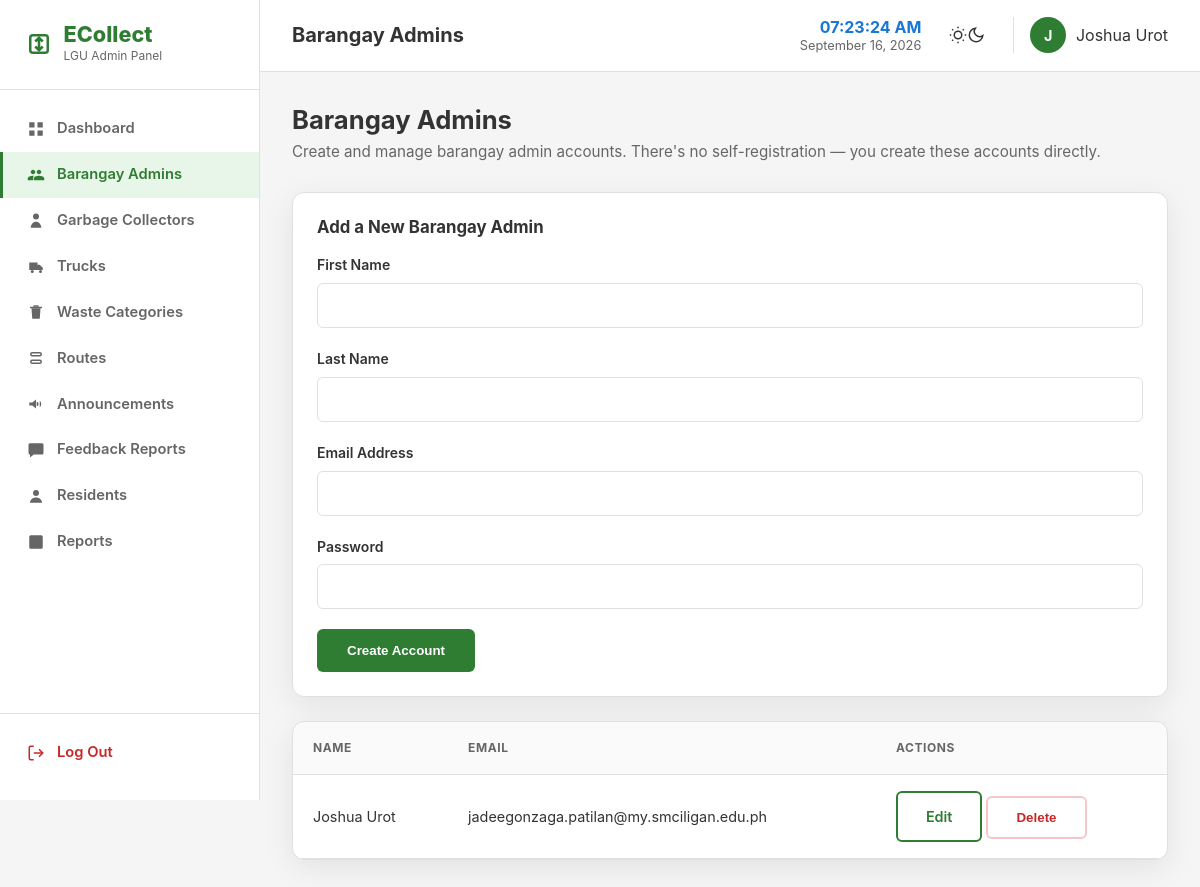
Screenshot of /users/lgu_admin/barangay-admins.php (signed in) with the database file from the repository.
### tables this page shows
CREATE TABLE `lgu_admin` (
  `lgu_admin_id` int(11) NOT NULL,
  `email` varchar(100) NOT NULL,
  `password` varchar(255) NOT NULL,
  `first_name` varchar(50) DEFAULT NULL,
  `last_name` varchar(50) DEFAULT NULL
);

CREATE TABLE `barangay_admin` (
  `barangay_admin_id` int(11) NOT NULL,
  `firstname` varchar(100) DEFAULT NULL,
  `lastname` varchar(100) DEFAULT NULL,
  `email` varchar(150) DEFAULT NULL,
  `password` varchar(255) DEFAULT NULL
);

### users/lgu_admin/includes/auth.php (called while the page is built, shortened)
<?php
require_once __DIR__ . '/../../../db.php';
$adminId    = $_SESSION['lgu_admin_id'];
$stmt = $conn->prepare("
    SELECT first_name, last_name, email
    FROM lgu_admin
    WHERE lgu_admin_id = ?
    LIMIT 1
");
$stmt->bind_param('i', $adminId);
$stmt->execute();
$admin = $stmt->get_result()->fetch_assoc();
if ($admin) {
    $adminName  = trim($admin['first_name'] . ' ' . $admin['last_name']);
}

### users/lgu_admin/barangay-admins.php (the view, shortened to what this page needs)
<?php
$pageTitle  = 'Barangay Admins';
$activePage = 'barangayadmins';
include 'includes/auth.php';
$list = $conn->query('SELECT * FROM barangay_admin ORDER BY lastname, firstname');
$editing = null;
include 'includes/layout_top.php';
?>
<div class="content-header">
    <div>
        <h2>Barangay Admins</h2>
        <p>Create and manage barangay admin accounts. There's no self-registration &mdash; you create these accounts directly.</p>
    </div>
</div>
<div class="panel" style="margin-bottom:1.5rem;">
    <div class="panel-header">
        <h3><?= $editing ? 'Edit Barangay Admin' : 'Add a New Barangay Admin' ?></h3>
    </div>
    <form method="POST" action="barangay-admins.php">
        <div class="form-group">
            <label>First Name</label>
            <input type="text" name="firstname" class="form-control" value="<?= htmlspecialchars($editing['firstname'] ?? '') ?>" required>
        </div>
        <div class="form-group">
            <label>Last Name</label>
            <input type="text" name="lastname" class="form-control" value="<?= htmlspecialchars($editing['lastname'] ?? '') ?>" required>
        </div>
        <div class="form-group">
            <label>Email Address</label>
            <input type="email" name="email" class="form-control" value="<?= htmlspecialchars($editing['email'] ?? '') ?>" required>
        </div>
        <div class="form-group">
            <label>Password <?= $editing ? '(leave blank to keep current password)' : '' ?></label>
            <input type="password" name="password" class="form-control" <?= $editing ? '' : 'required' ?>>
        </div>
        <button type="submit" class="btn btn-primary"><?= $editing ? 'Update Account' : 'Create Account' ?></button>
    </form>
</div>
<div class="admin-table-wrap">
    <table class="admin-table">
        <thead><tr><th>Name</th><th>Email</th><th>Actions</th></tr></thead>
        <tbody>
            <?php if ($list->num_rows === 0): ?>
                <tr><td colspan="3">No barangay admins yet. Add one above.</td></tr>
            <?php else: while ($row = $list->fetch_assoc()): ?>
                <tr>
                    <td><?= htmlspecialchars($row['firstname'] . ' ' . $row['lastname']) ?></td>
                    <td><?= htmlspecialchars($row['email']) ?></td>
                    <td>
                        <a href="barangay-admins.php?edit=<?= (int) $row['barangay_admin_id'] ?>" class="btn btn-outline btn-sm">Edit</a>
                        <form method="POST" action="barangay-admins.php" style="display:inline;" onsubmit="return confirm('Delete this account?');">
                            <button type="submit" class="btn btn-outline btn-sm" style="color:#c62828;border-color:#f5c6cb;">Delete</button>
                        </form>
                    </td>
                </tr>
            <?php endwhile; endif; ?>
        </tbody>
    </table>
</div>
<?php include 'includes/layout_bottom.php'; ?>

### users/lgu_admin/includes/layout_top.php (shortened to what this page needs)
<!DOCTYPE html>
<html lang="en" data-theme="light">
<head>
    <link rel="stylesheet" href="../../assets/css/styles.css">
    <link rel="stylesheet" href="../../assets/css/admin.css">
</head>
<body class="admin-body">
<?php include __DIR__ . '/sidebar.php'; ?>
<div class="admin-main">
    <header class="admin-topbar">
        <div class="topbar-left">
            <h1 class="topbar-title">
                <?= htmlspecialchars($pageTitle) ?>
            </h1>
        </div>
        <div class="topbar-right">
            <div class="topbar-clock-wrap">
                <span id="clock" class="digital-clock">
                </span>
                <span class="header-date">
                    <?= date('F d, Y'); ?>
                </span>
            </div>
            <button
                id="adminThemeToggle"
                class="btn-icon"
                aria-label="Toggle dark mode"
            >
                <svg
                    class="moon-icon"
                    viewBox="0 0 24 24"
                    width="18"
                    height="18"
                    fill="none"
                    stroke="currentColor"
                    stroke-width="2"
                >
                    <path d="M21 12.79A9 9 0 1 1 11.21 3 7 7 0 0 0 21 12.79z"/>
                </svg>
            </button>
            <div class="admin-profile">
                <div class="admin-avatar">
                    <?= htmlspecialchars(
                        strtoupper(
                            substr($adminName ?: $adminEmail, 0, 1)
                        )
                    ) ?>
                </div>
                <span class="admin-name">
                    <?= htmlspecialchars($adminName ?: $adminEmail) ?>
                </span>
            </div>
        </div>
    </header>
    <main class="admin-content">

### users/lgu_admin/includes/sidebar.php (shortened to what this page needs)
<?php
$navItems = [
    'dashboard'      => ['Dashboard', 'dashboard.php'],
    'barangayadmins' => ['Barangay Admins', 'barangay-admins.php'],
    'collectors'     => ['Garbage Collectors', 'collectors.php'],
    'trucks'         => ['Trucks', 'trucks.php'],
    'waste'          => ['Waste Categories', 'waste-categories.php'],
    'routes'         => ['Routes', 'routes.php'],
    'announcements'  => ['Announcements', 'announcements.php'],
    'feedback'       => ['Feedback Reports', 'feedback.php'],
    'residents'      => ['Residents', 'residents.php'],
    'reports'        => ['Reports', 'reports.php'],
];
?>
<aside class="admin-sidebar" id="adminSidebar">
    <div class="sidebar-brand">
        <a href="dashboard.php" class="logo">
            <svg viewBox="0 0 24 24" width="30" height="30"
                 fill="none" stroke="currentColor" stroke-width="2">
                <path d="M7 19a2 2 0 0 1-2-2V7a2 2 0 0 1 2-2h10a2 2 0 0 1 2 2v10a2 2 0 0 1-2 2H7z" />
                <path d="M12 7v10M9 10l3-3 3 3M9 14l3 3 3-3" />
            </svg>
            <div class="logo-text">
                <span class="brand-name">
                    <?= defined('SITE_NAME') ? SITE_NAME : 'ECollect'; ?>
                </span>
                <span class="brand-sub">LGU Admin Panel</span>
            </div>
        </a>
    </div>
    <nav class="sidebar-nav">
        <div class="sidebar-group">
            <ul>
                <?php foreach ($navItems as $key => $item): ?>
                    <li>
                        <a
                            href="<?= htmlspecialchars($item[1]) ?>"
                            class="sidebar-link<?= $activePage === $key ? ' active' : '' ?>"
                        >
                            <?php if ($key === 'dashboard'): ?>
                                <svg viewBox="0 0 24 24" width="18" height="18" fill="currentColor">
                                    <path d="M3 3h7v7H3V3zm11 0h7v7h-7V3zM3 14h7v7H3v-7zm11 0h7v7h-7v-7z"/>
                                </svg>
                            <?php elseif ($key === 'barangayadmins'): ?>
                                <svg viewBox="0 0 24 24" width="18" height="18" fill="currentColor">
                                    <path d="M16 11c1.66 0 3-1.34 3-3s-1.34-3-3-3-3 1.34-3 3 1.34 3 3 3z"/>
                                    <path d="M8 11c1.66 0 3-1.34 3-3S9.66 5 8 5 5 6.34 5 8s1.34 3 3 3z"/>
                                    <path d="M16 13c-2.33 0-7 1.17-7 3.5V19h14v-2.5c0-2.33-4.67-3.5-7-3.5z"/>
                                    <path d="M8 13c-2.33 0-7 1.17-7 3.5V19h7v-2.5c0-.93.32-1.76.88-2.47A8.2 8.2 0 0 0 8 13z"/>
                                </svg>
                            <?php elseif ($key === 'collectors'): ?>
                                <svg viewBox="0 0 24 24" width="18" height="18" fill="currentColor">
                                    <path d="M12 2a4 4 0 1 0 0 8 4 4 0 0 0 0-8z"/>
                                    <path d="M5 21c0-4.42 3.13-8 7-8s7 3.58 7 8H5z"/>
                                </svg>
                            <?php elseif ($key === 'trucks'): ?>
                                <svg viewBox="0 0 24 24" width="18" height="18" fill="currentColor">
                                    <path d="M3 6h11v10H3V6zm11 3h3l4 4v3h-7V9z"/>
                                    <circle cx="7" cy="18" r="2"/>
                                    <circle cx="18" cy="18" r="2"/>
                                </svg>
                            <?php elseif ($key === 'waste'): ?>
                                <svg viewBox="0 0 24 24" width="18" height="18" fill="currentColor">
                                    <path d="M6 7h12l-1 14H7L6 7z"/>
                                    <path d="M9 3h6l1 2H8l1-2z"/>
                                    <path d="M4 5h16v2H4V5z"/>
                                </svg>
                            <?php elseif ($key === 'routes'): ?>
                                <svg viewBox="0 0 24 24" width="18" height="18" fill="currentColor">
                                    <path d="M7 4a3 3 0 1 0 0 6h10a3 3 0 1 0 0-6H7zm0 2h10a1 1 0 1 1 0 2H7a1 1 0 1 1 0-2z"/>
                                    <path d="M7 14a3 3 0 1 0 0 6h10a3 3 0 1 0 0-6H7zm0 2h10a1 1 0 1 1 0 2H7a1 1 0 1 1 0-2z"/>
                                </svg>
                            <?php elseif ($key === 'announcements'): ?>
                                <svg viewBox="0 0 24 24" width="18" height="18" fill="currentColor">
                                    <path d="M3 10v4h4l5 4V6l-5 4H3zm12.5 2a3.5 3.5 0 0 0-2.5-3.35v6.7A3.5 3.5 0 0 0 15.5 12z"/>
                                    <path d="M17 7.5a6 6 0 0 1 0 9"/>
                                </svg>
                            <?php elseif ($key === 'feedback'): ?>
                                <svg viewBox="0 0 24 24" width="18" height="18" fill="currentColor">
                                    <path d="M4 3h16a2 2 0 0 1 2 2v11a2 2 0 0 1-2 2H9l-5 4v-4H4a2 2 0 0 1-2-2V5a2 2 0 0 1 2-2z"/>
                                </svg>
                            <?php elseif ($key === 'residents'): ?>
                                <svg viewBox="0 0 24 24" width="18" height="18" fill="currentColor">
                                    <circle cx="12" cy="8" r="4"/>
                                    <path d="M4 21c0-4 3.58-7 8-7s8 3 8 7H4z"/>
                                </svg>
                            <?php elseif ($key === 'reports'): ?>
                                <svg viewBox="0 0 24 24" width="18" height="18" fill="currentColor">
                                    <path d="M5 3h14a2 2 0 0 1 2 2v14a2 2 0 0 1-2 2H5a2 2 0 0 1-2-2V5a2 2 0 0 1 2-2zm3 12h2v3H8v-3zm3-5h2v8h-2v-8zm3 3h2v5h-2v-5z"/>
                                </svg>
                            <?php endif; ?>
                            <span><?= htmlspecialchars($item[0]) ?></span>
                        </a>
                    </li>
                <?php endforeach; ?>
            </ul>
        </div>
    </nav>
    <div class="sidebar-footer">
        <a href="logout.php" class="sidebar-link logout-link">
            <svg viewBox="0 0 24 24" width="18" height="18"
                 fill="none" stroke="currentColor" stroke-width="2">
                <path d="M9 21H5a2 2 0 0 1-2-2V5a2 2 0 0 1 2-2h4"/>
                <path d="M16 17l5-5-5-5"/>
                <path d="M21 12H9"/>
            </svg>
            <span>Log Out</span>
        </a>
    </div>
</aside>

### users/lgu_admin/includes/layout_bottom.php (shortened to what this page needs)
    </main>
</div>
</body>
</html>

### assets/css/styles.css (style rules this page uses)
:root { --primary: #2e7d32; --primary-hover: #1b5e20; --primary-light: #e8f5e9; --secondary: #1976d2; --secondary-hover: #0d47a1; --bg-body: #ffffff; --bg-surface: #ffffff; --bg-light: #f5f5f5; --text-main: #333333; --text-muted: #666666; --border-color: #e0e0e0; --accent-amber: #f57c00; --shadow-soft: 0 8px 30px rgba(0, 0, 0, 0.08); --shadow-hover: 0 14px 40px rgba(0, 0, 0, 0.12); --font-family: -apple-system, BlinkMacSystemFont, "Segoe UI", Roboto, Oxygen, Ubuntu, Cantarell, sans-serif; --radius-sm: 6px; --radius-md: 12px; --radius-lg: 20px; --transition: all 0.3s cubic-bezier(0.25, 0.8, 0.25, 1); }
*, *::before, *::after { box-sizing: border-box; margin: 0; padding: 0; }
html { scroll-behavior: smooth; font-size: 16px; }
body { font-family: var(--font-family); background-color: var(--bg-body); color: var(--text-main); line-height: 1.6; overflow-x: hidden; transition: background-color 0.3s, color 0.3s; }
h1, h2, h3, h4, h5, h6 { color: var(--text-main); font-weight: 700; line-height: 1.25; }
h1 { font-size: 2.75rem; }
h2 { font-size: 2.25rem; }
h3 { font-size: 1.5rem; }
p { color: var(--text-muted); }
a { color: var(--primary); text-decoration: none; transition: var(--transition); }
ul { list-style: none; }
.btn { display: inline-flex; align-items: center; justify-content: center; padding: 0.75rem 1.75rem; border-radius: var(--radius-sm); font-weight: 600; cursor: pointer; border: 2px solid transparent; transition: var(--transition); }
.btn-primary { background-color: var(--primary); color: #ffffff; }
.btn-outline { border-color: var(--primary); color: var(--primary); background: transparent; }
.btn-icon { background: transparent; border: none; cursor: pointer; color: var(--text-main); padding: 0.5rem; display: flex; align-items: center; justify-content: center; border-radius: 50%; }
.logo { display: flex; align-items: center; gap: 0.75rem; color: var(--primary); }
.brand-name { font-size: 1.35rem; font-weight: 800; display: block; line-height: 1; }
.brand-sub { font-size: 0.75rem; color: var(--text-muted); display: block; }
.digital-clock { font-size: 1rem; font-weight: 700; color: var(--secondary); }
.header-date { font-size: 0.8rem; color: var(--text-muted); white-space: nowrap; }
.topbar-clock-wrap { display: flex; flex-direction: column; align-items: center; justify-content: center; min-width: 140px; line-height: 1.2; white-space: nowrap; }
.form-group { margin-bottom: 1.25rem; text-align: left; }
.form-group label { display: block; font-size: 0.875rem; font-weight: 600; margin-bottom: 0.4rem; color: var(--text-main); }
.form-control { width: 100%; padding: 0.75rem 1rem; border: 1px solid var(--border-color); border-radius: var(--radius-sm); background-color: var(--bg-body); color: var(--text-main); font-family: inherit; font-size: 0.95rem; transition: var(--transition); }

### rows the page displays
lgu_admin: substr($adminName ?: $adminEmail, 0, 1) "J", first_name+last_name "Joshua Urot"
barangay_admin: firstname+lastname "Joshua Urot", email "jadeegonzaga.patilan@my.smciligan.edu.ph"

### other values shown
SITE_NAME "ECollect"
$item[0] "Dashboard"
$item[0] "Barangay Admins"
$item[0] "Garbage Collectors"
$item[0] "Trucks"
$item[0] "Waste Categories"
$item[0] "Routes"
$item[0] "Announcements"
$item[0] "Feedback Reports"
$item[0] "Residents"
$item[0] "Reports"
$pageTitle "Barangay Admins"
